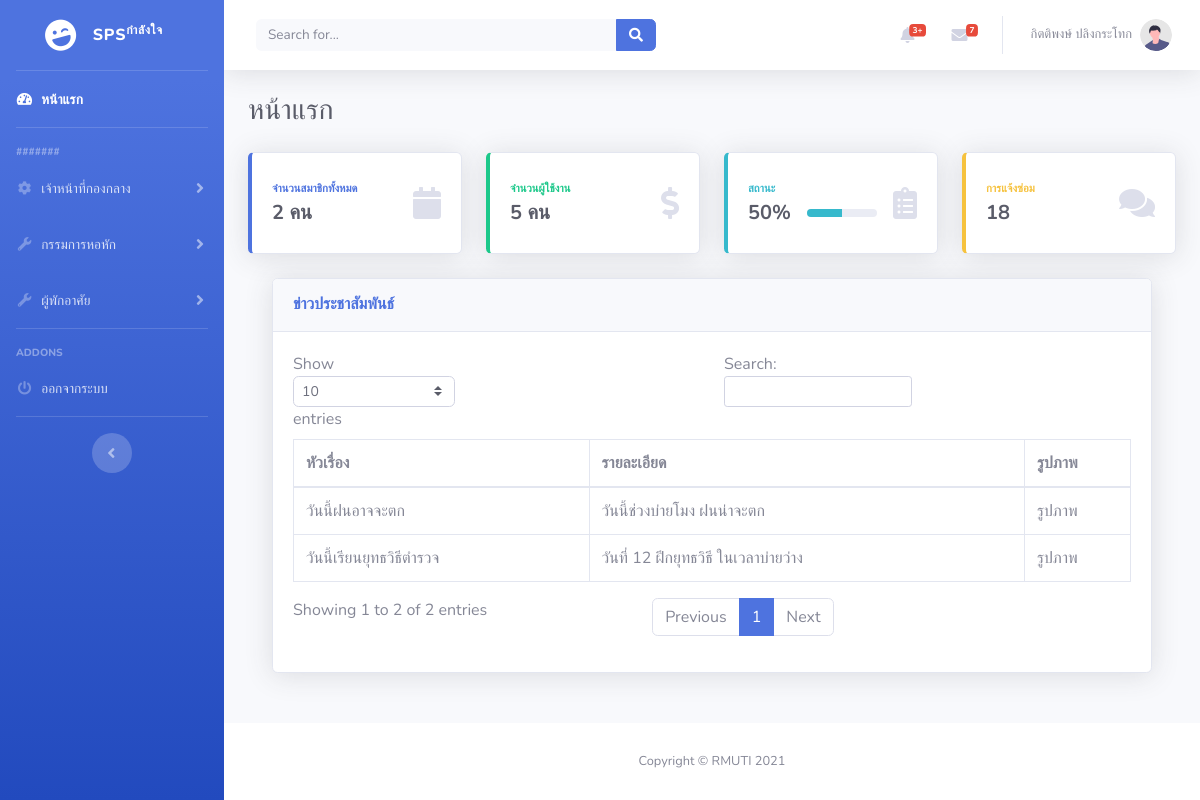
The page / on the database its author committed.
### tables this page shows
CREATE TABLE `ifm` (
  `ifm_id` int(15) NOT NULL COMMENT 'รหัสประชาสัมพันธ์',
  `ifm_user_id` int(15) NOT NULL COMMENT 'รหัสผู้พักอาศัย',
  `ifm_name` varchar(255) NOT NULL COMMENT 'ชื่อประชาสัมพันธ์',
  `ifm_detail` varchar(255) NOT NULL COMMENT 'รายละเอียดประชาสัมพันธ์',
  `ifm_date_open` date NOT NULL COMMENT 'วันเปิดประชาสัมพันธ์',
  `ifm_date_close` date NOT NULL COMMENT 'วันปิดประชาสัมพันธ์'
);

### application/views/includes/template.php (called while the page is built, shortened)
<?php
$this->load->view('includes/header');
$this->load->view('includes/sidebar');
$this->load->view('includes/nevbar');
$this->load->view($main_content);
?>

### application/controllers/Welcome.php (called while the page is built, shortened)
<?php
class Welcome extends CI_Controller {
	public function index()
	{
		$this->load->model('Home_model');
		$this->load->database();
		$data['table'] = $this->Home_model->get_list_ifm();
		$data['user_count'] = $this->Home_model->get_count_user();
		$data['main_content'] = 'pages/home';
        $this->load->view('includes/template', $data);
	}
}

### index.php (called while the page is built, shortened)
<?php
require_once BASEPATH.'core/CodeIgniter.php';

### application/models/Home_model.php (called while the page is built, shortened)
<?php
class Home_model   extends CI_Model {
public function get_list_ifm()
{
        $sql = "SELECT * FROM `ifm`";
		$this->q = $this->db->query($sql);
		$this->rs = $this->q->result();
		return $this->rs;
}
public function get_count_user()
{
        $sql = "SELECT COUNT(*) as COUNT FROM `user`";
		$this->q = $this->db->query($sql);
		$this->rs = $this->q->result();
		return $this->rs;
}
}

### application/views/pages/home.php (the view, shortened to what this page needs)
<div class="container-fluid">
	<div class="d-sm-flex align-items-center justify-content-between mb-4">
		<h1 class="h3 mb-0 text-gray-800">หน้าแรก</h1>
	</div>
	<div class="row">
		<div class="col-xl-3 col-md-6 mb-4">
			<div class="card border-left-primary shadow h-100 py-2">
				<div class="card-body">
					<div class="row no-gutters align-items-center">
						<div class="col mr-2">
							<div class="text-xs font-weight-bold text-primary text-uppercase mb-1">
								จำนวนสมาชิกทั้งหมด</div>
							<div class="h5 mb-0 font-weight-bold text-gray-800"><?php foreach($user_count as $row){
								echo $row->COUNT;
							} ?> คน</div>
						</div>
						<div class="col-auto">
							<i class="fas fa-calendar fa-2x text-gray-300"></i>
						</div>
					</div>
				</div>
			</div>
		</div>
		<div class="col-xl-3 col-md-6 mb-4">
			<div class="card border-left-success shadow h-100 py-2">
				<div class="card-body">
					<div class="row no-gutters align-items-center">
						<div class="col mr-2">
							<div class="text-xs font-weight-bold text-success text-uppercase mb-1">
								จำนวนผู้ใช้งาน</div>
							<div class="h5 mb-0 font-weight-bold text-gray-800">5 คน</div>
						</div>
						<div class="col-auto">
							<i class="fas fa-dollar-sign fa-2x text-gray-300"></i>
						</div>
					</div>
				</div>
			</div>
		</div>
		<div class="col-xl-3 col-md-6 mb-4">
			<div class="card border-left-info shadow h-100 py-2">
				<div class="card-body">
					<div class="row no-gutters align-items-center">
						<div class="col mr-2">
							<div class="text-xs font-weight-bold text-info text-uppercase mb-1">สถานะ
							</div>
							<div class="row no-gutters align-items-center">
								<div class="col-auto">
									<div class="h5 mb-0 mr-3 font-weight-bold text-gray-800">50%</div>
								</div>
								<div class="col">
									<div class="progress progress-sm mr-2">
										<div class="progress-bar bg-info" role="progressbar" style="width: 50%"
											aria-valuenow="50" aria-valuemin="0" aria-valuemax="100"></div>
									</div>
								</div>
							</div>
						</div>
						<div class="col-auto">
							<i class="fas fa-clipboard-list fa-2x text-gray-300"></i>
						</div>
					</div>
				</div>
			</div>
		</div>
		<div class="col-xl-3 col-md-6 mb-4">
			<div class="card border-left-warning shadow h-100 py-2">
				<div class="card-body">
					<div class="row no-gutters align-items-center">
						<div class="col mr-2">
							<div class="text-xs font-weight-bold text-warning text-uppercase mb-1">
								การแจ้งซ่อม</div>
							<div class="h5 mb-0 font-weight-bold text-gray-800">18</div>
						</div>
						<div class="col-auto">
							<i class="fas fa-comments fa-2x text-gray-300"></i>
						</div>
					</div>
				</div>
			</div>
		</div>
	</div>
	<div class="row">
		<div class="col-xl col-lg">
			<div class="container-fluid">
				<div class="card shadow mb-4">
					<div class="card-header py-3">
						<h6 class="m-0 font-weight-bold text-primary">ข่าวประชาสัมพันธ์</h6>
					</div>
					<div class="card-body">
						<div class="table-responsive">
							<table class="table table-bordered" id="dataTable" width="100%" cellspacing="0">
								<thead>
									<tr>
										<th>หัวเรื่อง</th>
										<th>รายละเอียด</th>
										<th>รูปภาพ</th>
									</tr>
								</thead>
								<tbody>
								<?php
foreach ($table as $row)
{ ?>
									<tr>
										<td><?php echo $row->ifm_name; ?></td>
										<td><?php echo $row->ifm_detail; ?></td>
										<td>รูปภาพ</td>
									</tr>
									<?php
}
?>
								</tbody>
							</table>
						</div>
					</div>
				</div>
			</div>
		</div>
	</div>
	<div class="row">
	</div>
</div>

### rows shown on the page
ifm: ifm_name "วันนี้ฝนอาจจะตก", ifm_detail "วันนี้ช่วงบ่ายโมง ฝนน่าจะตก"
ifm: ifm_name "วันนี้เรียนยุทธวิธีตำรวจ", ifm_detail "วันที่ 12 ฝึกยุทธวิธี ในเวลาบ่ายว่าง"

### other values the page prints
$row->COUNT "2"
